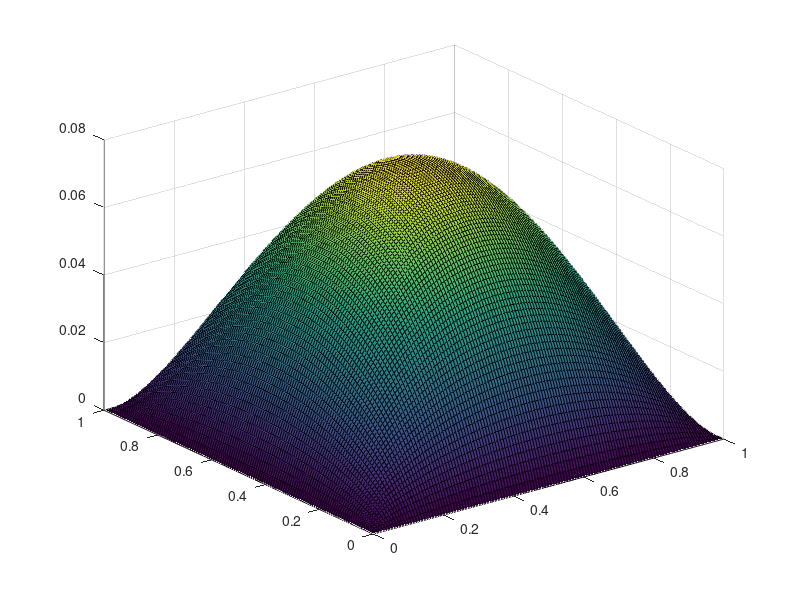

Recreate this plot in MATLAB.
% 2D Poisson Problem using GMRES
n = 2^7 - 1;
h = 2^-7;

iter_max = 8;
tol = 1.e-6;
% initial guess for u, (n*n, 1)
% u = zeros(n*n, 1) + 0.1;
[X, Y] = meshgrid(0:1/(n+1):1);
X = X(2:n+1, 2:n+1);
Y = Y(2:n+1, 2:n+1);
u = reshape(1*X.*(1-X).*Y.*(1-Y), [n*n,1]);
A = 1/h^2 * gallery('poisson', n);

for i=1:iter_max
  expu = exp(u);
  fu = A*u - expu;
  Ju = A - diag(expu);
  [du,FLAG,RELRES,ITER,RESVEC] = gmres(-Ju,fu,10,1e-6,20);
  u = u + du;
  norm_p = norm(du);
  norm_u = norm(u);
  fprintf('\t norm(p)=%0.10f; tol*(1+norm(u))=%0.10f\n', norm_p, tol*(1+norm_u))
  
  if norm_p < tol*(1+norm_u) || i == iter_max
    fprintf('%d: ', i)
    fprintf('norm(exp(u), inf)=%0.10f | norm(u, 2)=%0.10f\n', ...
      norm(exp(u),Inf)/sqrt(n), norm(u,2))
    break
  end
end
u2d = reshape(u, [n,n]);
pu = padarray(u2d, [1,1], 0);
[X, Y] = meshgrid(0:1/(n+1):1);
figure;
surf(X, Y, pu)